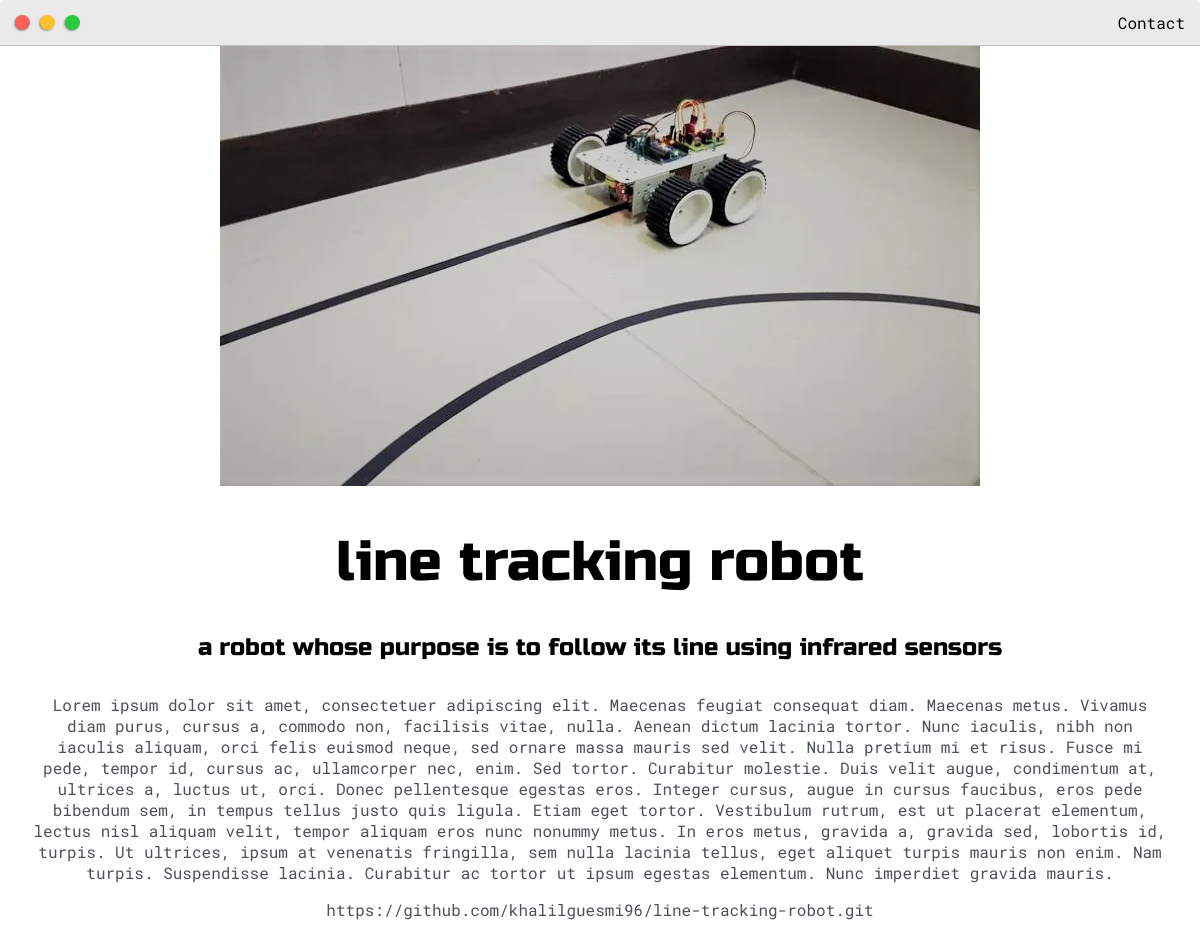
Page /post/line-tracking-robot/ on the committed database.
### base/models.py (models this page shows, shortened)
class Post(models.Model):
    objects = None
    headline = models.CharField(max_length=200)
    sub_headline = models.CharField(max_length=200, null=True, blank=True)
    thumbnail = models.ImageField(null=True, blank=True, upload_to="images", default="placeholder.png")
    body = RichTextField(null=True, blank=True)
    created = models.TimeField(auto_now_add=True)
    active = models.BooleanField(default=False)
    featured = models.BooleanField(default=False)
    tags = models.ManyToManyField(Tag)
    slug = models.SlugField(null=True, blank=True)
    git = models.URLField(verbose_name=None, name=None, null=True)

### base/views.py (the view)
def post(request, slug):
    post = Post.objects.get(slug=slug)
    context = {'post': post}
    return render(request, 'base/post.html', context)

### base/templates/base/post.html (shortened to what this page needs)
{% extends 'base/main.html' %}
{% load static %}
{% block content %}
<div style="text-align:center">
    <div class="main-container">
        <img src="{{post.thumbnail.url}} " >
        <h1>{{post.headline}}</h1>
        <h4>{{post.sub_headline}}</h4>
        <p>{{post.body|safe}}</p>
        <p>{{post.git}}</p>
    </div>
</div>
{% endblock content %}

### static/css/default.css (style rules this page uses)
:root { --mainColor:#eaeaea; --secondaryColor:#fff; --borderColor:#c1c1c1; --mainText:black; --secondaryText:#4b5156; --themeDotBorder:#24292e; --previewBg:rgb(251, 249, 243, 0.8); --previewShadow:#f0ead6; --buttonColor:black; }
html, body { padding: 0; margin: 0; scroll-behavior: smooth; }
body * { transition: 0.3s; }
h1, h2, h3, h4, h5, h6, strong { color: var(--mainText); font-family: 'Russo One', sans-serif; font-weight: 500; }
p, li, span, label, input, textarea { color: var(--secondaryText); font-family: 'Roboto Mono', monospace; }
h1 { font-size: 56px; }
h4 { font-size: 24px; }
.main-container { width: 1200px; margin: 0 auto; }
@media screen and (max-width: 1200px) { .main-container { width: 95%; } }

### base/templates/base/post.html (style rules this page uses)
img { max-width: 100%; object-fit : cover; }

### rows in the picture
Post: thumbnail (picture), headline "line tracking robot", sub_headline "a robot whose purpose is to follow its line using infrared sensors", body "Lorem ipsum dolor sit amet, consectetuer adipiscing elit. Maecenas feugiat consequat diam. Maecenas metus. Vivamus diam purus, cursus a, commodo non, facilisis vitae, nulla. Aenean dictum lacinia tortor. Nunc iaculis, nibh non iaculis aliquam, orci felis euismod neque, sed ornare massa mauris sed velit. Nulla pretium mi et risus. Fusce mi pede, tempor id, cursus ac, ullamcorper nec, enim. Sed tortor. Curabitur molestie. Duis velit augue, condimentum at, ultrices a, luctus ut, orci. Donec pellentesque egestas eros. Integer cursus, augue in cursus faucibus, eros pede bibendum sem, in tempus tellus justo quis ligula. Etiam eget tortor. Vestibulum rutrum, est ut placerat elementum, lectus nisl…", git "https://github.com/khalilguesmi96/line-tracking-robot.git"
